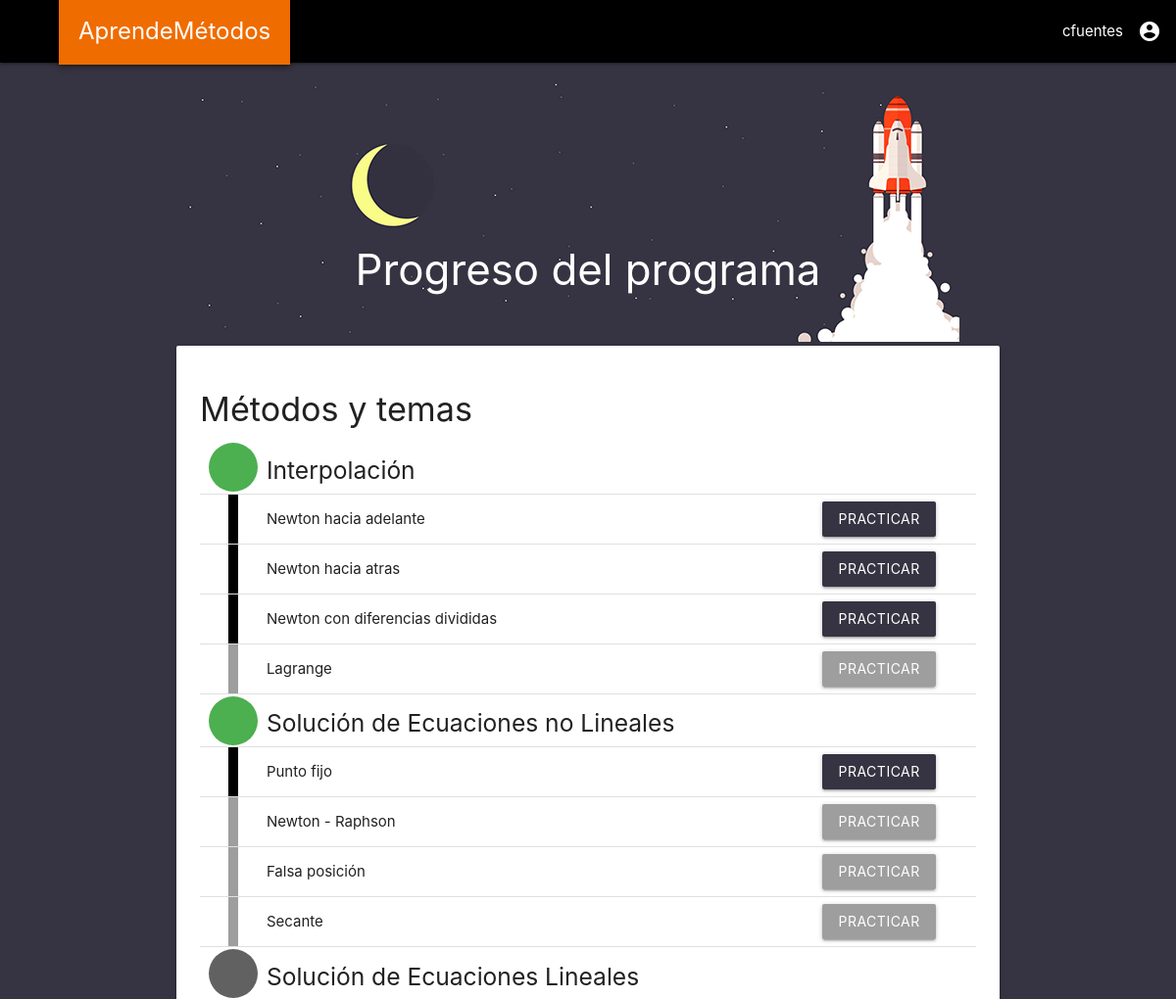
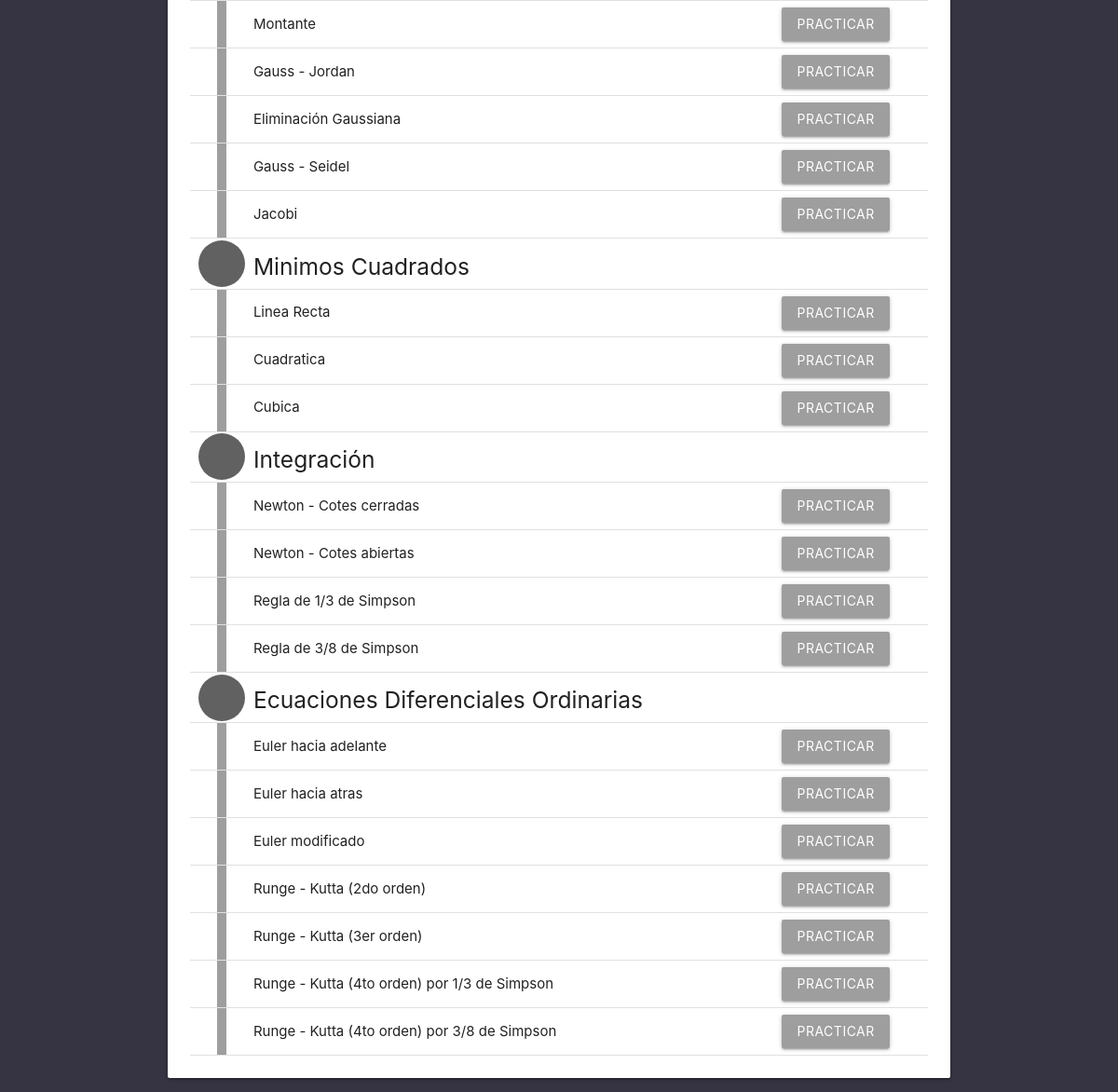
The app's page / (signed in) with its own data (2 pictures, top to bottom).
### gainspend/models.py (models this page shows)
class Method(models.Model):
    field_id = models.IntegerField(db_column='_id', primary_key=True, blank=True)
    name = models.TextField(blank=True, null=True)
    is_subject = models.BooleanField(blank=True, null=True)
    preface_name = models.TextField(blank=True, null=True)

### gainspend/views/base_views.py (the view)
# urls.py: path('',views.main_dashboard, name='main_dashboard'),
@login_required
def main_dashboard(request):
    methods = Method.objects.all()
    completed_list = []
    for method in methods:
        completed = len(UserMethod.objects.filter(user=request.user, method=method))
        last_completed_value = completed
        if completed >= 1:
            completed_list.append(True)
        else:
            completed_list.append(False)
    completed_list.insert(0,True)
    methods_list = zip(methods, completed_list)
    context = {
        "methods_list": methods_list
    }
    return render(request, 'gainspend/pages/main_dashboard.html', context)

### gainspend/templates/gainspend/pages/main_dashboard.html (shortened to what this page needs)
{% extends "../base/base_main.html" %}
{% load humanize %}
{% load static %}
{% block stylesheets %}
  {{ block.super }}
  <link rel="stylesheet" href="{% static 'gainspend/main_dashboard.css' %}">
{% endblock stylesheets %}
{% block content_center %}
<div class="container">
  <div class="dashboard_title" style="background-image: url({% static 'images/32.png' %})">
    <div class="card-title">
      <h3 style ="margin:0px;">Progreso del programa</h3>
    </div>
  </div>
  <div class="card">
    <div class="card-content">
      <div class="card-title">
        <h4>Métodos y temas</h4>
      </div>
      <table class="progress_table">
        <tbody>
          {% for method, completed in methods_list %}
          <tr>
            {% if method.is_subject %}
              {% if completed %}
                <td><div class="center-align subject_circle green"></div></td>
                <td><h5>{{ method.name }}</h5></td>
                <td></td>
              {% else %}
                <td><div class="center-align subject_circle grey darken-2"></div></td>
                <td><h5>{{ method.name }}</h5></td>
                <td></td>
              {% endif %}
            {% else %}
              {% if completed %}
                <td><div class="method_line black"></div></td>
                <td>{{ method.name }}</td>
                <td><a href="/preface_{{ method.preface_name }}"><div class="btn dark-purple">Practicar</div></a></td>
              {% else %}
                <td><div class="method_line grey"></div></td>
                <td>{{ method.name }}</td>
                <td><a href="/preface_{{ method.preface_name }}"><div class="btn grey">Practicar</div></a></td>
              {% endif %}
            {% endif %}
          </tr>
          {% endfor %}
        </tbody>
      </table>
    </div>
  </div>
</div>
{% endblock content_center %}

### gainspend/templates/gainspend/base/base_main.html (shortened to what this page needs)
<!DOCTYPE html>
<html lang="en" dir="ltr">
  {% block head %}
  <head>
    {% block stylesheets %}
      {% include "gainspend/base/base_head_stylesheets.html" %}
    {% endblock stylesheets %}
  </head>
  {% endblock head %}
  {% block body %}
  <body class="dark-purple">
    {% block header %}
      {% include "gainspend/base/base_header.html" %}
    {% endblock header %}
    {% block content %}
      {% block content_center %}
      {% endblock content_center %}
    {% endblock content %}
  </body>
  {% endblock body %}
</html>

### gainspend/templates/gainspend/base/base_head_stylesheets.html
{% load static %}
<link rel="stylesheet" href="{% static 'vendor/materialize/css/materialize.min.css' %}">
<link rel="stylesheet" href="{% static 'vendor/datatables/datatables.min.css' %}">
<link rel="stylesheet" href="{% static 'vendor/material-icons/icon.css' %}">
<link rel="stylesheet" href="{% static 'gainspend/base/base.css' %}">

### gainspend/templates/gainspend/base/base_head_scripts.html (shortened to what this page needs)
{% load static %}

### gainspend/templates/gainspend/base/base_header.html (shortened to what this page needs)
<nav>
  <div class="nav-wrapper black">
    <a href="#" data-target="slide-out" class="sidenav-trigger" style="display: block;"><i class="material-icons black-text">menu</i></a>
    <a href="{% url 'main_dashboard' %}" class="base_header_logo z-depth-2 orange darken-3">AprendeMétodos</a>
    <ul id="nav-mobile" class="right">
      <li>
        <a class="dropdown-trigger" href="#!" data-target="settings_list">
          {{ request.user.username }}<i class="material-icons hide-on-small-only right">account_circle</i>
        </a>
      </li>
    </ul>
  </div>
</nav>

### gainspend/static/gainspend/base/base.css (style rules this page uses)
.dark-purple { background-color: #363442 !important; }
.base_header_logo { padding: 20px; font-size: x-large; }

### gainspend/static/gainspend/main_dashboard.css (style rules this page uses)
.dashboard_title { margin-top: 10px; height: 275px; color: white; margin-bottom: -4px; position: relative; text-align: center; padding-top: 178px; background-repeat: no-repeat; }
.progress_table td { padding: 0px; margin: 0px; }
.subject_circle { border-radius: 50%; height: 50px; width: 50px; margin: auto; }
.method_line { margin: auto; width: 10px; height: 50px; }

### records on screen
Method: name "Interpolación"
Method: name "Newton hacia adelante"
Method: name "Newton hacia atras"
Method: name "Newton con diferencias divididas"
Method: name "Lagrange"
Method: name "Solución de Ecuaciones no Lineales"
Method: name "Punto fijo"
Method: name "Newton - Raphson"
Method: name "Falsa posición"
Method: name "Secante"
Method: name "Solución de Ecuaciones Lineales"
Method: name "Montante"
Method: name "Gauss - Jordan"
Method: name "Eliminación Gaussiana"
Method: name "Gauss - Seidel"
Method: name "Jacobi"
Method: name "Minimos Cuadrados"
Method: name "Linea Recta"
Method: name "Cuadratica"
Method: name "Cubica"
Method: name "Integración"
Method: name "Newton - Cotes cerradas"
Method: name "Newton - Cotes abiertas"
Method: name "Regla de 1/3 de Simpson"
Method: name "Regla de 3/8 de Simpson"
Method: name "Ecuaciones Diferenciales Ordinarias"
Method: name "Euler hacia adelante"
Method: name "Euler hacia atras"
Method: name "Euler modificado"
Method: name "Runge - Kutta (2do orden)"
Method: name "Runge - Kutta (3er orden)"
Method: name "Runge - Kutta (4to orden) por 1/3 de Simpson"
Method: name "Runge - Kutta (4to orden) por 3/8 de Simpson"

### other values on screen
{{ request.user.username }} "cfuentes"
